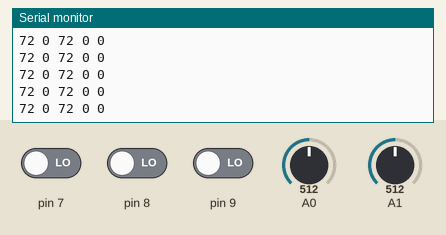
This sketch was run on a simulated Arduino Uno, built with avr-gcc and run on an emulated ATmega328P. Parts: the last lines printed to the serial monitor. The test bench sets the inputs (shaded band); at power-on: A0 = 512, A1 = 512, pin 7 LOW, pin 8 LOW, pin 9 LOW.

Above: at 1.2 s.
1.3 s: A0 set to 698
At 1.8 s:
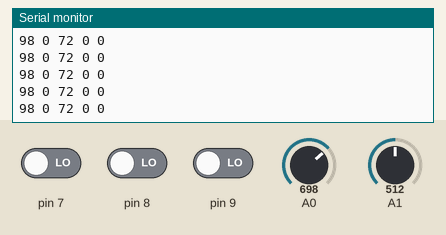
2.8 s: A0 set to 720
At 3.4 s:
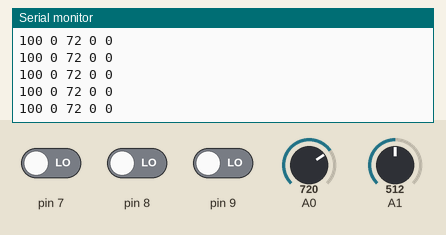
5.8 s: A1 set to 698
At 6.5 s:
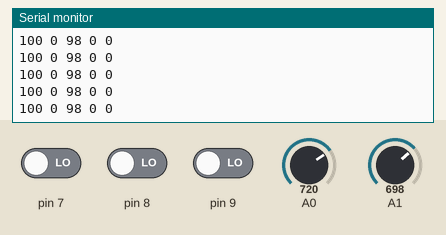
7.3 s: A1 set to 718
At 8.1 s:
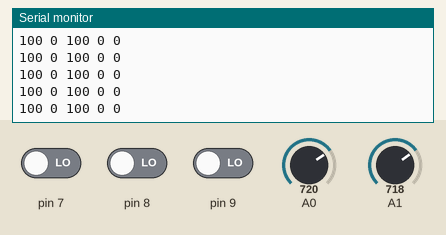
13.3 s: A1 set to 63
At 14.2 s:
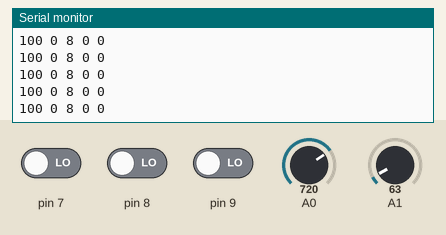
14.8 s: A1 set to 77
At 15.7 s:
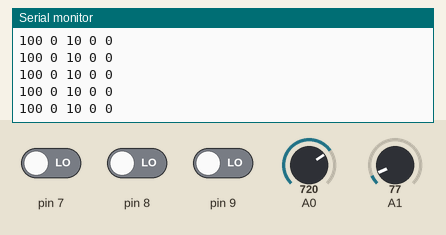
Timing chart, 0 to 17.8 s (numbered marks = the images above; inputs shaded):
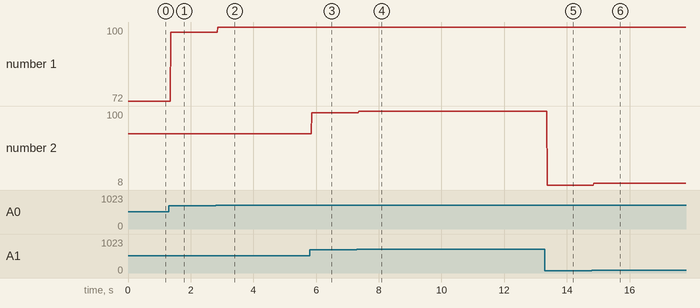

The sketch:

driver_station.ino
```cpp
void setup() {
  // put your setup code here, to run once:
  Serial.begin(9600);
}

void loop() {
  // put your main/home/charlie/Downloads/arduino-ide_2.3.2_Linux_64bit/arduino-ide code here, to run repeatedly:
  float speed_num = (float) analogRead(A0);
  float hazmat_num = (float) analogRead(A1);
  String reverse = (String)(bool) digitalRead(7);
  String reset_arm = (String)(bool) digitalRead(9);
  String toggle = (String)(bool) digitalRead(8);

  String speed_percent = "";
  if ((int)(((speed_num/1013)*10000)/70) > 100){
    speed_percent = "100";
  } else {
    speed_percent = (String)(int)(((speed_num/1013)*10000)/70);
  }

  String hazmat_percent = "";
  if ((int)(((hazmat_num/1013)*10000)/70) > 100){
    hazmat_percent = "100";
  } else {
    hazmat_percent = (String)(int)(((hazmat_num/1013)*10000)/70);
  }


  Serial.println(speed_percent + " " + reverse + " " + hazmat_percent + " " + reset_arm + " " + toggle);
  // Serial.println(98);
  delay(10);
}
```

Measured:
- after the input at 1.3 s, the serial monitor: prints a new line after 0.07 s (image 1)
- after the input at 2.8 s, the serial monitor: prints a new line after 0.07 s (image 2)
- after the input at 5.8 s, the serial monitor: prints a new line after 0.07 s (image 3)
- after the input at 7.3 s, the serial monitor: prints a new line after 0.07 s (image 4)
- after the input at 13.3 s, the serial monitor: prints a new line after 0.07 s (image 5)
- after the input at 14.8 s, the serial monitor: prints a new line after 0.06 s (image 6)
- plotted number 1: 72 → 98 after the input at 1.3 s, 98 → 100 after the input at 2.8 s
- plotted number 2: 100 → 8 after the input at 13.3 s, 8 → 10 after the input at 14.8 s
